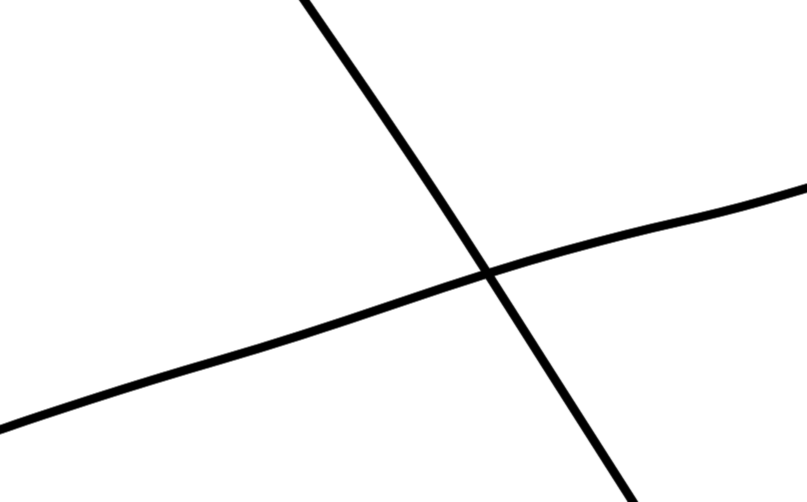
#> input picture src/houghtransform/img/two_lines.png, 1613 x 1003 px, found by its file name (shown at 1/2 size)
$ python hough_detector.py
#> lines starting #> are read from the running program, lines starting #| are printed output that depends on the picture
import numpy as np
import cv2
import math


class HoughLineDetector:
    """
    A class for detecting lines in an image using Hough Transform.

    Attributes:
        image_path (str): The path to the image file.
        target_min_lines (int): Minimum number of lines to detect.
        target_max_lines (int): Maximum number of lines to detect.
        rho_res (float): Distance resolution of the accumulator in pixels.
        theta_res (float): Angle resolution of the accumulator in radians.
        image (ndarray): The loaded image.
        resized_image (ndarray): The resized image.
        grayscale_image (ndarray): The grayscale version of the image.
        edges (ndarray): The result of edge detection.
    """

    def __init__(
        self,
        image_path,
        target_min_lines=5,
        target_max_lines=20,
        rho_res=1,
        theta_res=np.pi / 180,
    ):
        """
        Initializes the HoughLineDetector with the given parameters.

        Args:
            image_path (str): Path to the image.
            target_min_lines (int): Minimum lines to detect.
            target_max_lines (int): Maximum lines to detect.
            rho_res (float): Distance resolution in pixels.
            theta_res (float): Angle resolution in radians.
        """
        self.image_path = image_path
        self.target_min_lines = target_min_lines
        self.target_max_lines = target_max_lines
        self.rho_res = rho_res
        self.theta_res = theta_res
        self.image = self.read_image()
        self.resized_image = self.resize_image(400, 400)
        self.grayscale_image = self.to_grayscale()
        self.edges = self.sobel_edge_detection()

    def read_image(self):
        """
        Reads an image from the specified file path.

        Raises:
            ValueError: If the image could not be loaded.

        Returns:
            ndarray: The loaded image.
        """
        img = cv2.imread(self.image_path)
#> img is the input picture: shape (1003, 1613, 3); min 0, max 255, mean 247
        if img is None:
            raise ValueError(f"Image at {self.image_path} could not be loaded.")
        return img

    def resize_image(self, new_width, new_height):
        """
        Resizes the image to the specified dimensions.

        Args:
            new_width (int): The target width of the image.
            new_height (int): The target height of the image.

        Returns:
            ndarray: The resized image.
        """
#> called with new_width = 400, new_height = 400
        height, width = self.image.shape[:2]
#> height = 1003; width = 1613
        resized = np.zeros((new_height, new_width, 3), dtype=np.uint8)
        x_ratio = width / new_width
#> x_ratio = 4.03
        y_ratio = height / new_height
#> y_ratio = 2.51

        for i in range(new_height):
            for j in range(new_width):
                x = int(j * x_ratio)
                y = int(i * y_ratio)
                resized[i, j] = self.image[y, x]
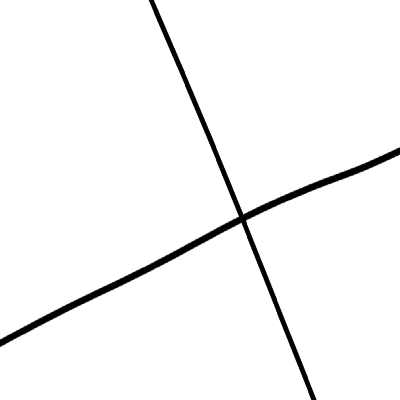
#> resized: shape (400, 400, 3); min 0, max 255, mean 247

        return resized

    def to_grayscale(self):
        """
        Converts the resized image to grayscale.

        Returns:
            ndarray: The grayscale image.
        """
        height, width = self.resized_image.shape[:2]
#> height = 400; width = 400
        grayscale = np.zeros((height, width), dtype=np.uint8)

        for i in range(height):
            for j in range(width):
                r, g, b = self.resized_image[i, j]
                grayscale[i, j] = int(0.299 * r + 0.587 * g + 0.114 * b)

        return grayscale

    def sobel_edge_detection(self):
        """
        Detects edges in the grayscale image using the Sobel operator.

        Returns:
            ndarray: The edges of the image.
        """
        height, width = self.grayscale_image.shape
#> height = 400; width = 400
        edges = np.zeros((height, width), dtype=np.uint8)

        sobel_x = np.array([[-1, 0, 1], [-2, 0, 2], [-1, 0, 1]])
        sobel_y = np.array([[-1, -2, -1], [0, 0, 0], [1, 2, 1]])

        for i in range(1, height - 1):
            for j in range(1, width - 1):
                gx = np.sum(
                    sobel_x * self.grayscale_image[i - 1 : i + 2, j - 1 : j + 2]
                )
                gy = np.sum(
                    sobel_y * self.grayscale_image[i - 1 : i + 2, j - 1 : j + 2]
                )
                gradient = math.sqrt(gx**2 + gy**2)
                edges[i, j] = min(255, int(gradient))
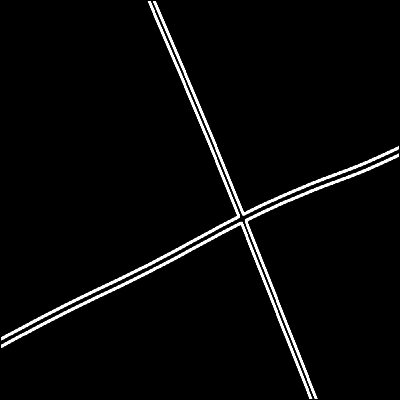
#> edges: shape (400, 400); min 0, max 255, mean 8.5

        return edges

    def hough_transform(self, threshold):
        """
        Performs the Hough Transform to detect lines in the edge-detected image.

        Args:
            threshold (int): The threshold to use in the Hough Transform.

        Returns:
            list: A list of detected lines represented as (rho, theta).
        """
        height, width = self.edges.shape
        diag_len = int(np.sqrt(height**2 + width**2))
        rhos = np.arange(-diag_len, diag_len, self.rho_res)
        thetas = np.arange(0, np.pi, self.theta_res)
        accumulator = np.zeros((2 * diag_len, len(thetas)), dtype=np.int32)

        for y in range(height):
            for x in range(width):
                if self.edges[y, x] > 0:
                    for theta_index in range(len(thetas)):
                        theta = thetas[theta_index]
                        rho = int(x * np.cos(theta) + y * np.sin(theta)) + diag_len
                        accumulator[rho, theta_index] += 1

        lines = []
        for rho_index in range(accumulator.shape[0]):
            for theta_index in range(accumulator.shape[1]):
                if accumulator[rho_index, theta_index] >= threshold:
                    rho = rhos[rho_index]
                    theta = thetas[theta_index]
                    lines.append((rho, theta))

        return lines

    def adaptive_hough_threshold(self):
        """
        Adapts the Hough Transform threshold to find an optimal number of lines.

        Returns:
            list: A list of lines detected with the adapted threshold.
        """
        low, high = 10, 1000
        best_lines = []

        while low <= high:
            mid = (low + high) // 2
            lines = self.hough_transform(mid)
            num_lines = len(lines)

            if self.target_min_lines <= num_lines <= self.target_max_lines:
                best_lines = lines
                break

            if num_lines > self.target_max_lines:
                low = mid + 1
            else:
                high = mid - 1

        return best_lines

    def draw_lines(self, lines):
        """
        Draws detected lines on the resized image.

        Args:
            lines (list): A list of lines where each line is represented as (rho, theta).
        """
        for rho, theta in lines:
            a = np.cos(theta)
            b = np.sin(theta)
            x0 = a * rho
            y0 = b * rho
            x1 = int(x0 + 1000 * (-b))
            y1 = int(y0 + 1000 * (a))
            x2 = int(x0 - 1000 * (-b))
            y2 = int(y0 - 1000 * (a))
            cv2.line(self.resized_image, (x1, y1), (x2, y2), (0, 0, 255), 2)

    def process(self):
        """
        Runs the entire process of detecting and drawing lines on the image.
        """
        lines = self.adaptive_hough_threshold()
        self.draw_lines(lines)
        cv2.imshow("Lines Detected", self.resized_image)
        cv2.waitKey(3000)
        cv2.destroyAllWindows()


def main():
    """
    Main function to create the detector and start the line detection process.
    """
    detector = HoughLineDetector("src/houghtransform/img/two_lines.png")
    detector.process()


if __name__ == "__main__":
#> (the run stopped early here; a loop or call above may not have finished)
